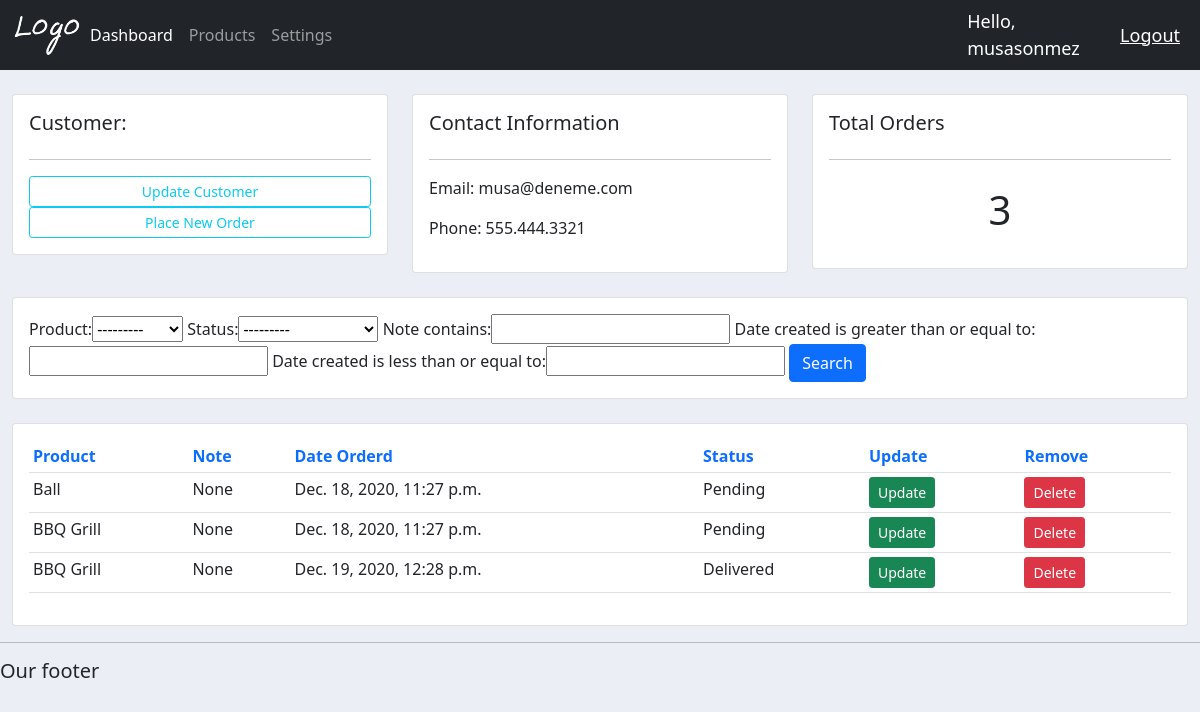
The app's page /customer/1/ (signed in) with its own data.
### accounts/models.py (models this page shows, shortened)
class Customer(models.Model):
    user = models.OneToOneField(User, null=True, blank=True, on_delete=models.CASCADE)
    name = models.CharField(max_length=200, null=True)
    phone = models.CharField(max_length=200, null=True)
    email = models.CharField(max_length=200, null=True)
    profile_pic = models.ImageField(default='profile1.png', null=True, blank=True)
    date_created = models.DateTimeField(auto_now_add=True)

class Order(models.Model):
    STATUS = (
        ('Pending', 'Pending'),
        ('Out for delivery', 'Out for delivery'),
        ('Delivered', 'Delivered'),
    )
    customer = models.ForeignKey(Customer, null=True, on_delete=models.SET_NULL)
    product = models.ForeignKey(Product, null=True, on_delete=models.SET_NULL)
    date_created = models.DateTimeField(auto_now_add=True)
    status = models.CharField(max_length=200, null=True, choices=STATUS)
    note = models.CharField(max_length=1000, null=True)

class Product(models.Model):
    CATEGORY = (
        ('Indoor', 'Indoor'),
        ('Outdoor', 'Outdoor'),
    )
    name = models.CharField(max_length=200, null=True)
    price = models.FloatField(null=True)
    category = models.CharField(max_length=200, null=True,choices=CATEGORY)
    description = models.CharField(max_length=200, null=True, blank=True)
    date_created = models.DateTimeField(auto_now_add=True)
    tags = models.ManyToManyField(Tag)
    def __str__(self):
        return self.name

### accounts/decorators.py (the view)
        def wrapper_func(request, *args, **kwargs):
            group = None
            if request.user.groups.exists():
                group = request.user.groups.all()[0].name
            if group in allowed_roles:
                return view_func(request, *args, **kwargs)
            else:
                return HttpResponse('<h1>You are not authorized to view this page</h1>')

### accounts/views.py (called while the page is built)
@login_required(login_url='accounts:login')
@allowed_users(allowed_roles=['admin'])
def customer(request, pk_test):
    customer = Customer.objects.get(id=pk_test)
    orders = customer.order_set.all()
    total_orders = orders.count()
    myFilter = OrderFilter(request.GET, queryset=orders)
    orders = myFilter.qs
    context = {
        'customer' : customer,
        'orders' : orders,
        'total_orders' : total_orders,
        'myFilter' : myFilter
    }
    return render(request, 'accounts/customer.html', context)

### templates/accounts/customer.html
{% extends 'accounts/base.html' %}
{% block content %}
<br>
<div class="row">
	<div class="col-md">
		<div class="card card-body">
			<h5>Customer:</h5>
			<hr>
			<a class="btn btn-outline-info  btn-sm btn-block" href="">Update Customer</a>
			<a class="btn btn-outline-info  btn-sm btn-block" href="{% url 'accounts:create_order' customer.id %}">Place New Order</a>
		</div>
	</div>
	<div class="col-md">
		<div class="card card-body">
			<h5>Contact Information</h5>
			<hr>
			<p>Email: {{ customer.email }}</p>
			<p>Phone: {{ customer.phone }}</p>
		</div>
	</div>
	<div class="col-md">
		<div class="card card-body">
			<h5>Total Orders</h5>
			<hr>
			<h1 style="text-align: center;padding: 10px">{{ total_orders }}</h1>
		</div>
	</div>
</div>
<br>
<div class="row">
	<div class="col">
		<div class="card card-body">
			<form method="get">
				{{ myFilter.form }}
		    	<button class="btn btn-primary" type="submit">Search</button>
		  </form>
		</div>
	</div>
</div>
<br>
<div class="row">
	<div class="col-md">
		<div class="card card-body">
			<table class="table table-sm">
				<tr>
					<th class="text-primary">Product</th>
					<th class="text-primary">Note</th>
					<th class="text-primary">Date Orderd</th>
					<th class="text-primary">Status</th>
					<th class="text-primary">Update</th>
					<th class="text-primary">Remove</th>
				</tr>
				{% for order in orders %}
				    <tr>
						<td>{{ order.product }}</td>
						<td>{{ order.note }}</td>
						<td>{{ order.date_created }}</td>
						<td>{{ order.status }}</td>
						<td><a href="{% url 'accounts:update_order' order.id %}" class="btn btn-success btn-sm">Update</a></td>
						<td><a href="{% url 'accounts:delete_order' order.id %}" class="btn btn-danger btn-sm">Delete</a></td>
					</tr>
				{% endfor %}
			</table>
		</div>
	</div>
</div>
{% endblock %}

### templates/accounts/navbar.html (shortened to what this page needs)
{% load static %}
<nav class="navbar navbar-expand-lg navbar-dark bg-dark">
  <div class="container-fluid">
    <img id="logo" src="{% static 'images/logo.png' %}">
    <div class="collapse navbar-collapse" id="navbarNav">
      <ul class="navbar-nav">
        {% if request.user.is_staff %}
        <li class="nav-item">
          <a class="nav-link active" href="{% url 'accounts:home' %}">Dashboard</a>
        </li>
        <li class="nav-item">
          <a class="nav-link" href="{% url 'accounts:products' %}">Products</a>
        </li>
        {% endif %}
        <li class="nav-item">
          <a class="nav-link" href="{% url 'accounts:account' %}">Settings</a>
        </li>
      </ul>
    </div>
  </div>
  <span class="hello-msg">Hello, {{ request.user }}</span>
  <span><a class="hello-msg" href="{% url 'accounts:logout' %}">Logout</a></span>
</nav>

### static/css/base.css (style rules this page uses)
#logo { width: 70px; }
body { background-color: #ebeff5; }

### templates/accounts/navbar.html (style rules this page uses)
.hello-msg { font-size: 18px; color: #fff; margin-right: 20px; }

### records on screen
Customer: email "musa@deneme.com", phone "555.444.3321"
Order: product "Ball", note "None", date_created "Dec. 18, 2020, 11:27 p.m.", status "Pending"
Order: product "BBQ Grill", note "None", date_created "Dec. 18, 2020, 11:27 p.m.", status "Pending"
Order: product "BBQ Grill", note "None", date_created "Dec. 19, 2020, 12:28 p.m.", status "Delivered"

### other values on screen
{{ request.user }} "musasonmez"
{{ total_orders }} "3"
